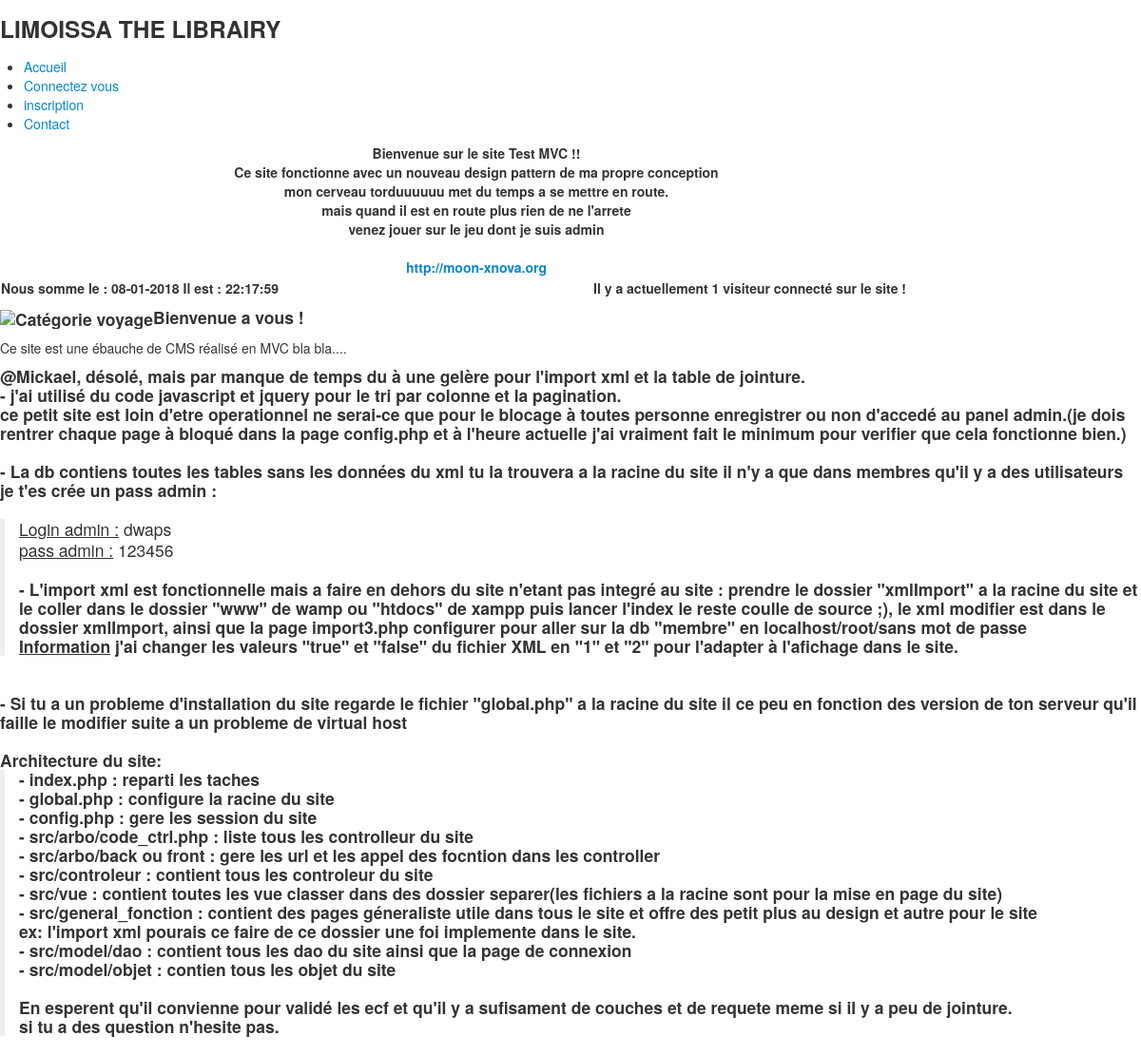
The page / on the database its author committed.
### tables this page shows
CREATE TABLE IF NOT EXISTS `info_message` (
  `id` int(11) NOT NULL AUTO_INCREMENT,
  `info` text NOT NULL,
  `statut` int(11) NOT NULL,
  `link` text NOT NULL,
  PRIMARY KEY (`id`)
);

### index.php (called while the page is built, shortened)
<?php
	$action = isset ($_GET["action"]) ? $_GET["action"] : "index";
	require_once "/src/arbo/code_ind.php";
?>

### config.php (called while the page is built, shortened)
<?php
if(!isset($_SESSION['id']) and !isset($_SESSION['pseudo']) )
	{
		$loguer = "Connectez vous";
		$isloguer = false;
	}
else
	{
		$loguer = $_SESSION['pseudo'];
		$isloguer = true;
	}
?>

### src/general_fonction/message_info.php (the view, shortened to what this page needs)
<?php
Function Message()
{
	$pdo = Database::connect();
	$sql =('SELECT * FROM info_message WHERE id=1');
		foreach ($pdo->query($sql) as $row)
			{ ?>
				<center><MARQUEE DIRECTION="UP" HEIGHT="35" SCROLLDELAY="450">
				<?php
				echo "<center>" .$row['info']."<br>";
				echo "<a href=" .$row['link']. "><b>".$row['link']."</b></a>";
				echo "</MARQUEE ></center>";
			}
		return ;
		}
?>

### src/arbo/code_ind.php (shortened to what this page needs)
<?php
 if ($action == "index")
		{
			require_once constant("SITE_PATH") . "/src/vue/page.php";
		}
	else
		{
			$view_path = constant("SITE_PATH") . "/src/vue/error.php";
			require_once constant("SITE_PATH") . "/src/vue/page.php";
		}

### src/vue/page.php (shortened to what this page needs)
<?php include 'config.php' ?>
<!DOCTYPE html>
<html>
<head>
<link href="<?= constant("SITE_URL") ?>/styles/jquery.dataTables.min.css" rel="stylesheet">
<link href="<?= constant("SITE_URL") ?>/styles/bootstrap.min.css" rel="stylesheet">
<link rel="stylesheet" href="<?= constant("SITE_URL") ?>/styles/style.css" type="text/css" media="print, projection, screen" />
</head>
<body>
	<div id="bloc_page">
	<?php
		include "header.php";
		include "section.php";
	?>
	</div>
</body>
</html>

### src/vue/header.php
<header>
	<div id="titre_principal">
		<div id="logo">
			<h3>LIMOISSA THE LIBRAIRY</h3>
		</div>
	</div>
	<nav>
	<?php
	if ($isloguer == true)
	{ ?>
		<ul>
			<li><a href=<?= constant('SITE_URL') ?>/index.php>Accueil</a></li>
			<li><a href=<?= constant('SITE_URL') ?>/allLibrairie>Librairie</a></li>
			<li><a href=<?= constant('SITE_URL') ?>/profilmembre/<?= $_SESSION['id']?>><?php echo $loguer ; ?></a></li>
			<li><a href=<?= constant('SITE_URL') ?>/deconnexionmembre/<?= $_SESSION['id']?>>Déconexion</a></li>
			<li><a href=<?= constant('SITE_URL') ?>/contact>Contact</a></li>
		</ul>
	<?php  }
	else if($isloguer == false)
	{ ?>
		<ul>
		<li><a href=<?= constant('SITE_URL') ?>/index.php>Accueil</a></li>
		<li><a href=<?= constant('SITE_URL') ?>/formconnexionmembre><?php echo $loguer ; ?></a></li>
		<li><a href=<?= constant('SITE_URL') ?>/formcreatemembre>inscription</a></li>
		<li><a href=<?= constant('SITE_URL') ?>/contact>Contact</a></li>
				</ul>
	<?php } ?>
	</nav>
</header>
<?php
include "info.php";
?>

### src/vue/info.php (shortened to what this page needs)
<header>
	<div id="info">
		<table>
			<tr>
		<?php
require_once"/src/general_fonction/message_info.php"; ?>
				<td align="center" width="1000"><b><?php  $infos = Message(); ?></b></td>
			</tr>
		</table>
	<?php
$date = date("d-m-Y");
$heure = date('H:i:s');
?>
		<table>
			<tr>
				<td align="left" width="550"><b>Nous somme le : <?php echo $date ; ?> Il est : <?php echo $heure ; ?></b></td>
				<?php
require_once"/src/general_fonction/connectes.php"; ?>
				<td align="right" width="400"><b><?php  $connect = Connecte(); ?></b></td>
			</tr>
		</table>
	</div>
</header>

### src/general_fonction/connectes.php (shortened to what this page needs)
<?php
Function Connecte()
{
	$pdo = Database::connect();
	$sql =('SELECT COUNT(*) AS nbre_entrees FROM connectes WHERE ip=\'' . $_SERVER['REMOTE_ADDR'] . '\'');
		foreach ($pdo->query($sql) as $row)
			{
			$pdo = Database::connect();
			$sql =('SELECT COUNT(*) AS nbre_entrees FROM connectes');
			foreach ($pdo->query($sql) as $donnees)
				{
					echo 'Il y a actuellement ';
					if( $donnees['nbre_entrees'] <=1)
						{
						echo $donnees['nbre_entrees']. ' visiteur connecté sur le site !';
						}
				}
			}
		return $donnees;
		}
?>

### src/vue/section.php
<section>
<?php
include $view_path;
?>
</section>

### src/vue/article.php (shortened to what this page needs)
<article>
	<h4>
		<img src="<?= constant("SITE_URL") ?>/images/ico_epingle.png" alt="Catégorie voyage"class="ico_categorie" />Bienvenue a vous !
	</h4>
	<p>Ce site est une ébauche de CMS réalisé en MVC bla bla....</p>
	<h4><b>@Mickael</b>, désolé, mais par manque de temps du à une gelère pour l'import xml et la table de jointure.<br />- j'ai utilisé du code javascript et jquery pour le tri par colonne et la pagination.<br />
	ce petit site est loin d'etre operationnel ne serai-ce que pour le blocage à toutes personne enregistrer ou non d'accedé au panel admin.(je dois rentrer chaque page à bloqué dans la page config.php et à l'heure actuelle j'ai vraiment fait le minimum pour verifier que cela fonctionne bien.)<br /><br />
	- La db contiens toutes les tables sans les données du xml tu la trouvera a la racine du site il n'y a que dans membres qu'il y a des utilisateurs je t'es crée un pass admin :<br /><br />
	<blockquote>
	<p><u>Login admin :</u> dwaps <br /></p>
	<p><u>pass admin :</u> 123456 <br /></p>
	<br />
	- L'import xml est fonctionnelle mais a faire en dehors du site n'etant pas integré au site : prendre le dossier "xmlImport" a la racine du site et le coller dans le dossier "www" de wamp ou "htdocs" de xampp puis lancer l'index le reste coulle de source ;), le xml modifier est dans le dossier xmlImport, ainsi que la page import3.php configurer pour aller sur la db "membre" en localhost/root/sans mot de passe<br />
	<u>Information</u> j'ai changer les valeurs "true" et "false" du fichier XML en "1" et "2" pour l'adapter à l'afichage dans le site.</blockquote>
	<br />- Si tu a un probleme d'installation du site regarde le fichier "global.php" a la racine du site il ce peu en fonction des version de ton serveur qu'il faille le modifier suite a un probleme de virtual host<br /><br />
	Architecture du site:
<blockquote>
	- index.php : reparti les taches<br />
	- global.php : configure la racine du site <br />
	- config.php : gere les session du site<br />
	- src/arbo/code_ctrl.php : liste tous les controlleur du site<br />
	- src/arbo/back ou front : gere les url et les appel des focntion dans les controller<br />
	- src/controleur : contient tous les controleur du site<br />
	- src/vue : contient toutes les vue classer dans des dossier separer(les fichiers a la racine sont pour la mise en page du site)<br />
	- src/general_fonction : contient des pages géneraliste utile dans tous le site et offre des petit plus au design et autre pour le site <br />ex: l'import xml pourais ce faire de ce dossier une foi implemente dans le site.<br />
	- src/model/dao : contient tous les dao du site ainsi que la page de connexion<br />
	- src/model/objet : contien tous les objet du site<br /><br />
	En esperent qu'il convienne pour validé les ecf et qu'il y a sufisament de couches et de requete meme si il y a peu de jointure.<br />si tu a des question n'hesite pas.
	</h4>
</article>

### rows shown on the page
info_message: info "Bienvenue sur le site Test MVC !! Ce site fonctionne avec un nouveau design pattern de ma propre conception mon cerveau torduuuuuu met du temps a se mettre en route. mais quand il est en route plus rien de ne l'arrete venez jouer sur le jeu dont je suis admin", link "http://moon-xnova.org"

### other values the page prints
$loguer "Connectez vous"
$donnees['nbre_entrees'] "1"
